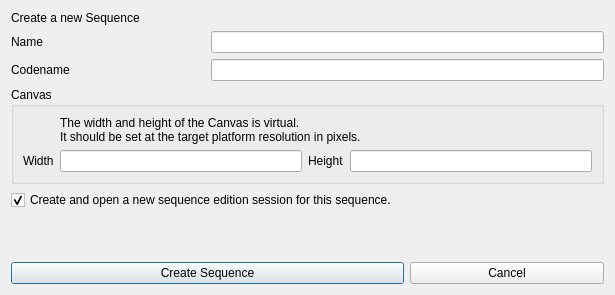
<?xml version="1.0" encoding="UTF-8"?>
<ui version="4.0">
 <class>NewSequenceDialog</class>
 <widget class="QWidget" name="NewSequenceDialog">
  <property name="geometry">
   <rect>
    <x>0</x>
    <y>0</y>
    <width>615</width>
    <height>295</height>
   </rect>
  </property>
  <property name="windowTitle">
   <string>New Sequence</string>
  </property>
  <layout class="QGridLayout" name="gridLayout">
   <item row="0" column="0" colspan="2">
    <widget class="QLabel" name="label">
     <property name="text">
      <string>Create a new Sequence</string>
     </property>
    </widget>
   </item>
   <item row="1" column="0">
    <widget class="QLabel" name="label_2">
     <property name="text">
      <string>Name</string>
     </property>
    </widget>
   </item>
   <item row="1" column="1" colspan="2">
    <widget class="QLineEdit" name="edit_name"/>
   </item>
   <item row="2" column="0">
    <widget class="QLabel" name="label_3">
     <property name="text">
      <string>Codename</string>
     </property>
    </widget>
   </item>
   <item row="2" column="1" colspan="2">
    <widget class="QLineEdit" name="edit_codename"/>
   </item>
   <item row="3" column="0" colspan="3">
    <widget class="QGroupBox" name="groupBox">
     <property name="title">
      <string>Canvas</string>
     </property>
     <layout class="QGridLayout" name="gridLayout_2">
      <item row="1" column="0">
       <widget class="QLabel" name="label_4">
        <property name="text">
         <string>Width</string>
        </property>
       </widget>
      </item>
      <item row="1" column="1">
       <widget class="QLineEdit" name="edit_canvas_width"/>
      </item>
      <item row="1" column="2">
       <widget class="QLabel" name="label_5">
        <property name="text">
         <string>Height</string>
        </property>
       </widget>
      </item>
      <item row="1" column="3">
       <widget class="QLineEdit" name="edit_canvas_height"/>
      </item>
      <item row="0" column="1" colspan="3">
       <widget class="QLabel" name="label_6">
        <property name="text">
         <string>The width and height of the Canvas is virtual. 
It should be set at the target platform resolution in pixels.</string>
        </property>
       </widget>
      </item>
     </layout>
    </widget>
   </item>
   <item row="6" column="0" colspan="2">
    <widget class="QPushButton" name="button_create">
     <property name="text">
      <string>Create Sequence</string>
     </property>
     <property name="autoDefault">
      <bool>true</bool>
     </property>
     <property name="default">
      <bool>true</bool>
     </property>
    </widget>
   </item>
   <item row="6" column="2">
    <widget class="QPushButton" name="button_cancel">
     <property name="text">
      <string>Cancel</string>
     </property>
     <property name="autoDefault">
      <bool>true</bool>
     </property>
     <property name="default">
      <bool>false</bool>
     </property>
    </widget>
   </item>
   <item row="5" column="0">
    <spacer name="verticalSpacer">
     <property name="orientation">
      <enum>Qt::Vertical</enum>
     </property>
     <property name="sizeHint" stdset="0">
      <size>
       <width>20</width>
       <height>40</height>
      </size>
     </property>
    </spacer>
   </item>
   <item row="4" column="0" colspan="2">
    <widget class="QCheckBox" name="check_create_edition">
     <property name="text">
      <string>Create and open a new sequence edition session for this sequence.</string>
     </property>
     <property name="checked">
      <bool>true</bool>
     </property>
    </widget>
   </item>
  </layout>
 </widget>
 <tabstops>
  <tabstop>edit_name</tabstop>
  <tabstop>edit_codename</tabstop>
  <tabstop>edit_canvas_width</tabstop>
  <tabstop>edit_canvas_height</tabstop>
  <tabstop>button_create</tabstop>
  <tabstop>button_cancel</tabstop>
 </tabstops>
 <resources/>
 <connections/>
</ui>
